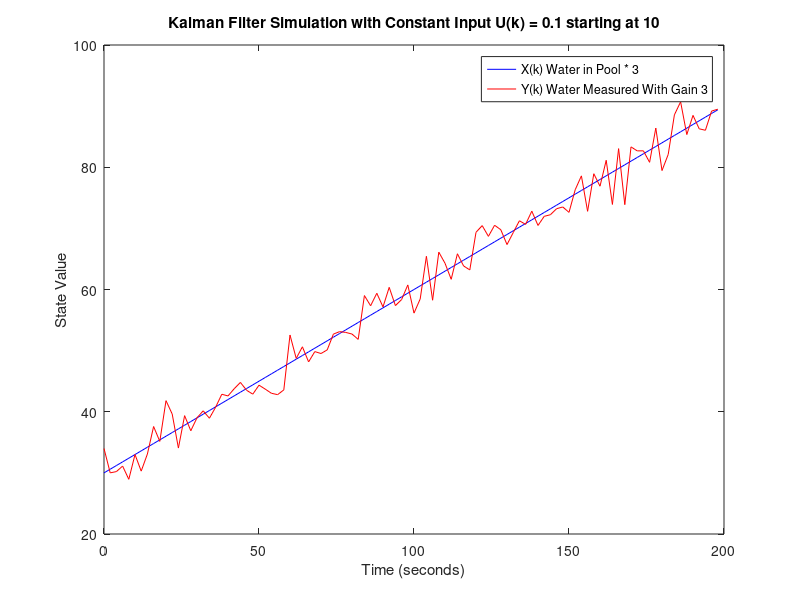

Here is the MATLAB script that generated this plot:
% Define system matrices

% The equations if we scroll down in the pdf
% Those define what our parameters ar
% Use the equations in a loop
% 100 or 200 samples
% Iterate through, update the stats as we go

A = 1;
B = 2;
C = 3;
D = 0;

Uk = 0.1;   % real input trickle
Q = 0;      % process noise
R = 5;      % measurement noise

% Initialize state estimate and covariance estimate
% P = 10;

% Generate process noise
w = sqrt(Q) * randn(100, 1);

% Generate measurement noise
v = sqrt(R) * randn(100, 1);

% Simulate system dynamics and measurement
N = 100;
timestep = 2;               % time step duration in seconds
time = timestep * (0:N-1);  % time axis for plot
x = zeros(N, 1);
% Initial state estimate
x(1) = 10;
y = zeros(N, 1);
% Indexes start at 1
for k = 1:N-1
    % True system dynamics with process noise
    x(k+1) = A*x(k) + B*Uk + w(k);
    % Measured output with measurement noise
    y(k) = C*x(k) + D*Uk + v(k);
    % Update state estimate and covariance estimate using Kalman filter equations
    % K = P*H'/(H*P*H' + R);
    % x(k+1) = A*x(k) + B*Uk + K*(y_meas(k) - H*(A*x(k) + B*Uk));
    % P = (eye(1) - K*H)*P*(eye(1) - K*H)' + K*R*K';
end

% cover the last data point
y(N) = C*x(N) + D*Uk + v(N);

% Modify X data
x_scaled = x*C;

% Plot results
t = 1:N;
figure;
plot(time, x_scaled, '-b', time, y, '-r');
legend('X(k) Water in Pool * 3', 'Y(k) Water Measured With Gain 3');
title('Kalman Filter Simulation with Constant Input U(k) = 0.1 starting at 10');
xlabel('Time (seconds)');
ylabel('State Value');

